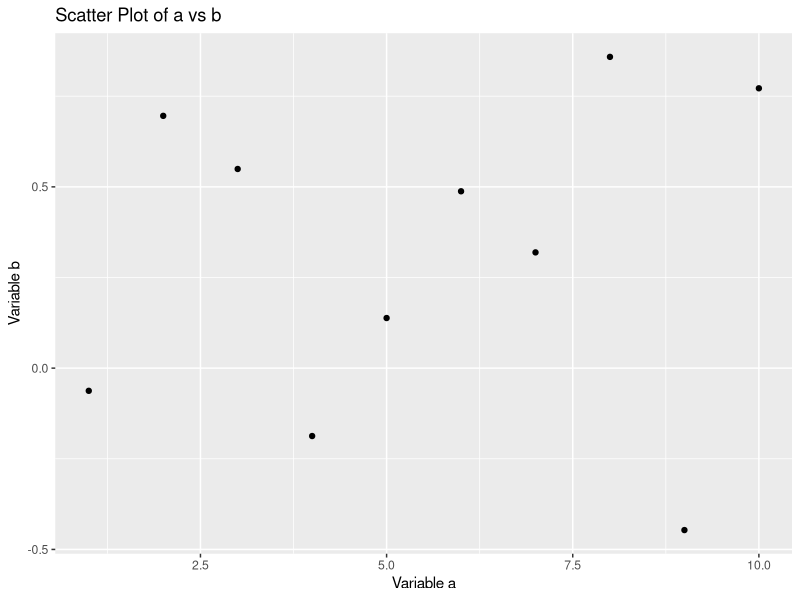
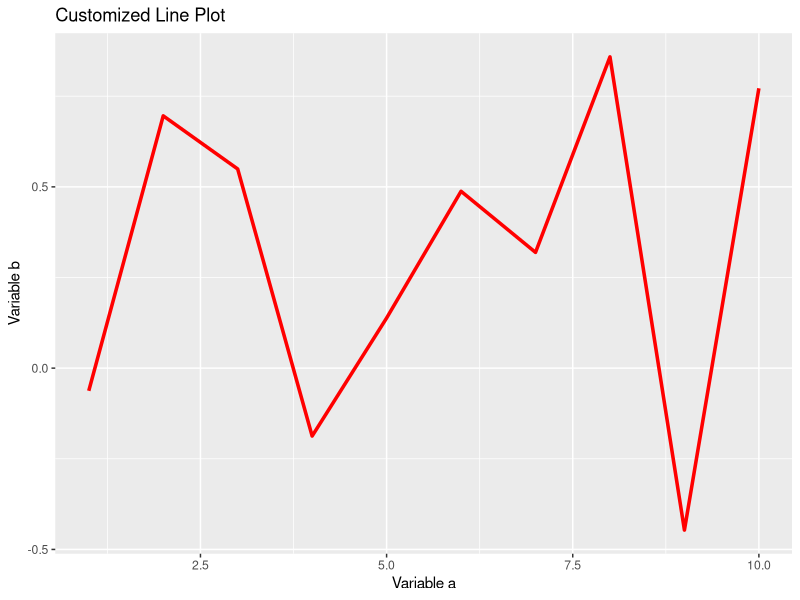
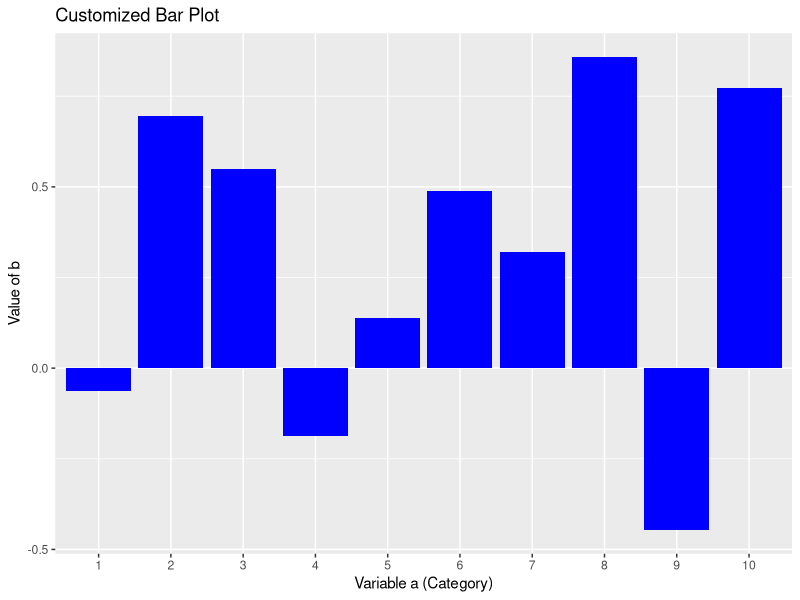
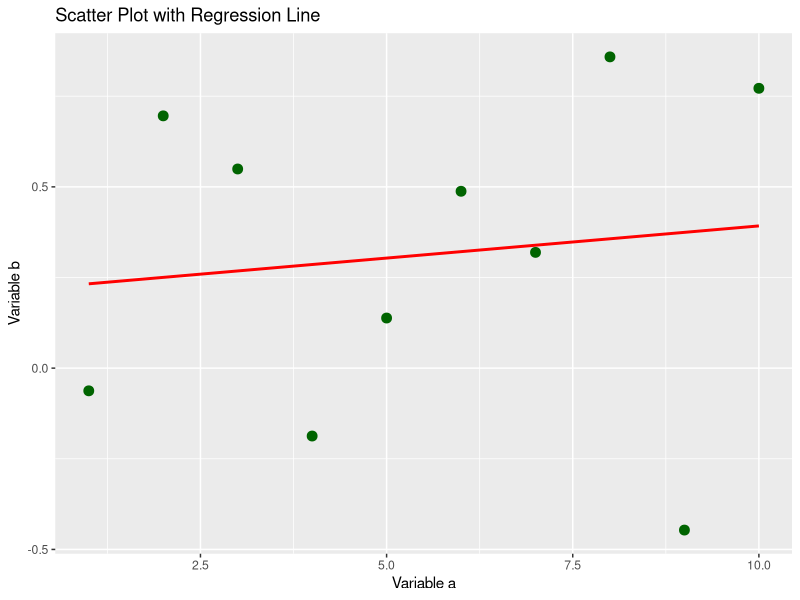

R code for these plots, in order:

# 1) Install and Load ggplot2
if(!require(ggplot2)){
  install.packages("ggplot2")
  library(ggplot2)
} else {
  library(ggplot2)
}

# 2) Create Dataset
data <- data.frame(
  a = 1:10,
  b = c(-0.06255147, 0.69577692, 0.54925271, -0.18723665,
        0.13819408, 0.48775542, 0.31924104, 0.85842312,
        -0.44658948, 0.77177795),
  label = c("k","l","m","n","o","p","q","r","s","t")
)

print(data)

# 3a) Scatter Plot
scatter_plot <- ggplot(data, aes(x = a, y = b)) +
  geom_point() +
  ggtitle("Scatter Plot of a vs b") +
  xlab("Variable a") +
  ylab("Variable b")

print(scatter_plot)

# 3b) Customized Line Plot
line_plot <- ggplot(data, aes(x = a, y = b)) +
  geom_line(color = "red", size = 1.2) +
  ggtitle("Customized Line Plot") +
  xlab("Variable a") +
  ylab("Variable b")

print(line_plot)

# 3c) Customized Bar Plot
bar_plot <- ggplot(data, aes(x = factor(a), y = b)) +
  geom_bar(stat = "identity", fill = "blue") +
  ggtitle("Customized Bar Plot") +
  xlab("Variable a (Category)") +
  ylab("Value of b")

print(bar_plot)

# 3d) Scatter Plot with Smooth Line
smooth_plot <- ggplot(data, aes(x = a, y = b)) +
  geom_point(color = "darkgreen", size = 3) +
  geom_smooth(method = "lm", se = FALSE, color = "red") +
  ggtitle("Scatter Plot with Regression Line") +
  xlab("Variable a") +
  ylab("Variable b")

print(smooth_plot)
